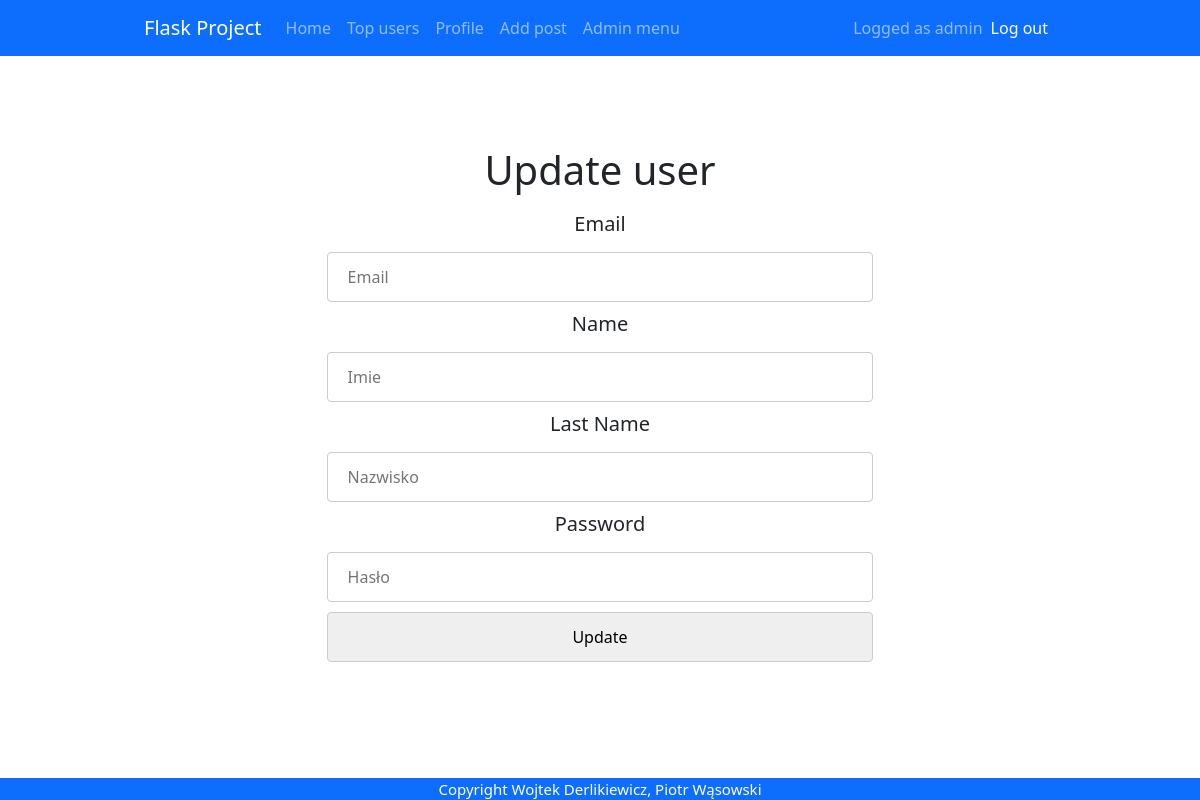
Before: /admin/6/update (signed in) with the older database file.
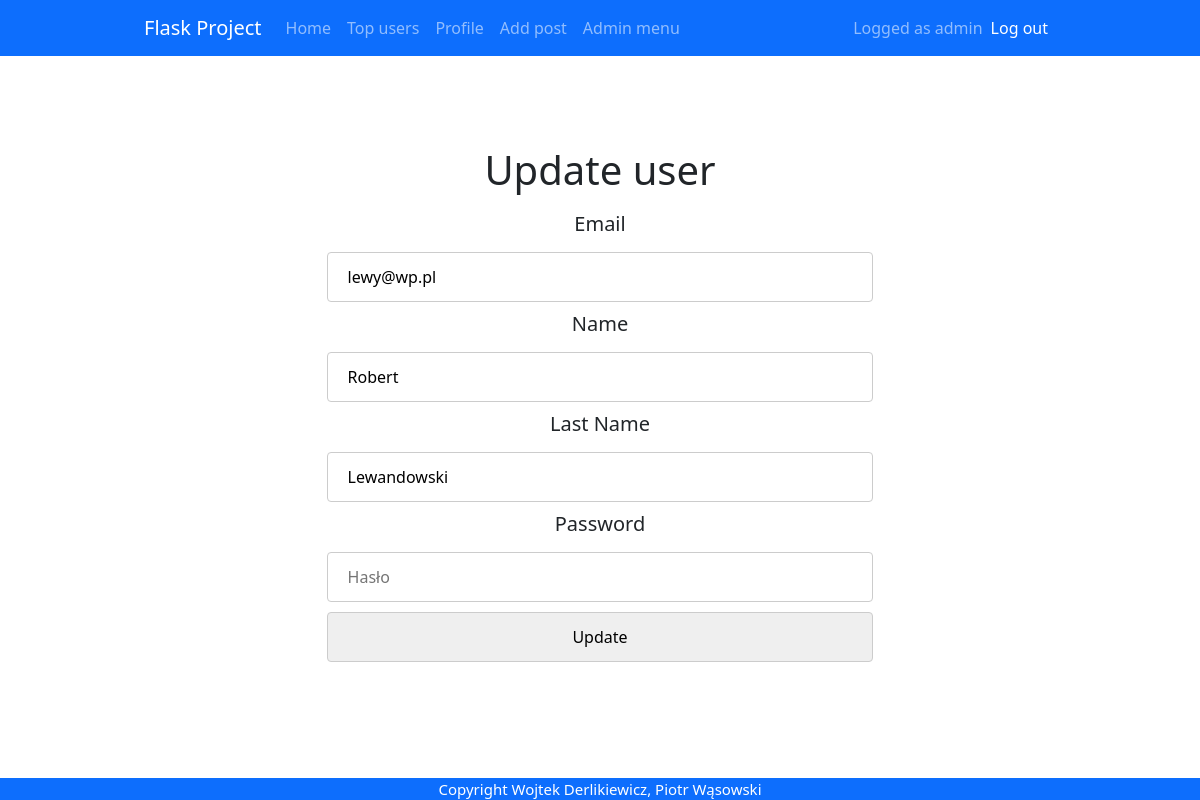
After: the same page with the newer database file.
### app.py (models this page shows)
class User(db.Model, UserMixin):
    id = db.Column(db.Integer, primary_key = True)
    email = db.Column(db.String(30), nullable=False, unique=True)
    name = db.Column(db.String(20), nullable=False)
    last_name = db.Column(db.String(20), nullable=False)
    password = db.Column(db.String(80), nullable=False)
    login_count = db.Column(db.Integer, nullable=False, default=0)
    isAdmin = db.Column(db.Boolean(), nullable=False, default=False)

### app.py (the view)
@app.route('/admin/<int:id>/update', methods=['GET', 'POST'])
@login_required
def adminUpdate(id):
    if(current_user.isAdmin == True):
        user = User.query.filter_by(id=id).first()
        form = UserForm()
        if request.method == "POST":
            user.email = request.form['email']
            user.name = request.form['name']
            user.last_name = request.form['last_name']
            if(len(request.form['password']) != 0):
                hashed_password = bcrypt.generate_password_hash(request.form['password'])
                user.password = hashed_password
            try:
                db.session.commit()
                return redirect('/admin')
            except:
                return render_template("update.html", form=form, user = user)
        else:
            return render_template("update.html", form=form, user = user)

### app.py (shortened to what this page needs)
class UserForm(FlaskForm):
    email = StringField(validators=[InputRequired(), Length(min = 4, max=30)], render_kw={"placeholder": "Email"})
    name = StringField(validators=[InputRequired(), Length(min = 4, max=20)], render_kw={"placeholder": "Imie"})
    last_name = StringField(validators=[InputRequired(), Length(min = 4, max=20)], render_kw={"placeholder": "Nazwisko"})
    password = PasswordField(validators=[Length(min = 4, max=20)], render_kw={"placeholder": "Hasło"})
    submit = SubmitField("Update")

### app.py (called while the page is built)
@login_manager.user_loader
def load_user(user_id):
    return User.query.get(int(user_id))

### templates/update.html (shortened to what this page needs)
{% extends "base.html" %} {% block title %}profile{% endblock %}
{% block content %}
<h1>Update user</h1>
  <form action="/admin/{{ user.id }}/update" method="POST">
    <center>
    <h5>{{ form.email.label(class="form-label")}}</h5>
    {{ form.email(value=user.email) }}
    <h5>{{ form.name.label(class="form-label")}}</h5>
    {{ form.name(value=user.name) }}
    <h5>{{ form.last_name.label(class="form-label")}}</h5>
    {{ form.last_name(value=user.last_name) }}
    <h5>{{ form.password.label(class="form-label")}}</h5>
    {{ form.password(value=user.password) }}
    {{ form.submit }}
  </center>
  </form>
{% endblock %}

Changed rows visible on the page:
added User: email "lewy@wp.pl", name "Robert", last_name "Lewandowski"
